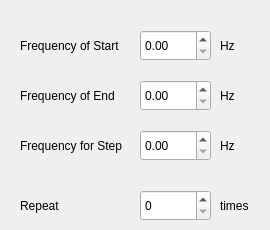
    <widget class="QWidget" name="tab_4">
     <attribute name="title">
      <string>Zeeman Scan</string>
     </attribute>
     <widget class="QLabel" name="label_19">
      <property name="geometry">
       <rect>
        <x>220</x>
        <y>190</y>
        <width>41</width>
        <height>31</height>
       </rect>
      </property>
      <property name="font">
       <font>
        <family>Arial</family>
        <pointsize>9</pointsize>
        <weight>50</weight>
        <bold>false</bold>
        <strikeout>false</strikeout>
       </font>
      </property>
      <property name="text">
       <string>times</string>
      </property>
     </widget>
     <widget class="QSpinBox" name="spinBox_zeemanrepeat">
      <property name="geometry">
       <rect>
        <x>140</x>
        <y>190</y>
        <width>71</width>
        <height>31</height>
       </rect>
      </property>
      <property name="font">
       <font>
        <family>Arial</family>
        <pointsize>9</pointsize>
        <weight>50</weight>
        <bold>false</bold>
        <strikeout>false</strikeout>
       </font>
      </property>
     </widget>
     <widget class="QLabel" name="label_12">
      <property name="geometry">
       <rect>
        <x>220</x>
        <y>130</y>
        <width>31</width>
        <height>31</height>
       </rect>
      </property>
      <property name="font">
       <font>
        <family>Arial</family>
        <pointsize>9</pointsize>
        <weight>50</weight>
        <bold>false</bold>
        <strikeout>false</strikeout>
       </font>
      </property>
      <property name="text">
       <string>Hz</string>
      </property>
     </widget>
     <widget class="QLabel" name="label_13">
      <property name="geometry">
       <rect>
        <x>20</x>
        <y>190</y>
        <width>91</width>
        <height>31</height>
       </rect>
      </property>
      <property name="font">
       <font>
        <family>Arial</family>
        <pointsize>9</pointsize>
        <weight>50</weight>
        <bold>false</bold>
        <strikeout>false</strikeout>
       </font>
      </property>
      <property name="text">
       <string>Repeat</string>
      </property>
     </widget>
     <widget class="QLabel" name="label_15">
      <property name="geometry">
       <rect>
        <x>20</x>
        <y>130</y>
        <width>141</width>
        <height>31</height>
       </rect>
      </property>
      <property name="font">
       <font>
        <family>Arial</family>
        <pointsize>9</pointsize>
        <weight>50</weight>
        <bold>false</bold>
        <strikeout>false</strikeout>
       </font>
      </property>
      <property name="text">
       <string>Frequency for Step</string>
      </property>
     </widget>
     <widget class="QDoubleSpinBox" name="doubleSpinBox_zeemanend">
      <property name="geometry">
       <rect>
        <x>140</x>
        <y>80</y>
        <width>71</width>
        <height>31</height>
       </rect>
      </property>
      <property name="font">
       <font>
        <family>Arial</family>
        <pointsize>9</pointsize>
        <weight>50</weight>
        <bold>false</bold>
        <strikeout>false</strikeout>
       </font>
      </property>
      <property name="layoutDirection">
       <enum>Qt::LeftToRight</enum>
      </property>
      <property name="alignment">
       <set>Qt::AlignLeading|Qt::AlignLeft|Qt::AlignVCenter</set>
      </property>
      <property name="maximum">
       <double>999999.989999999990687</double>
      </property>
     </widget>
     <widget class="QDoubleSpinBox" name="doubleSpinBox_zeemanstep">
      <property name="geometry">
       <rect>
        <x>140</x>
        <y>130</y>
        <width>71</width>
        <height>31</height>
       </rect>
      </property>
      <property name="font">
       <font>
        <family>Arial</family>
        <pointsize>9</pointsize>
        <weight>50</weight>
        <bold>false</bold>
        <strikeout>false</strikeout>
       </font>
      </property>
      <property name="layoutDirection">
       <enum>Qt::LeftToRight</enum>
      </property>
      <property name="alignment">
       <set>Qt::AlignLeading|Qt::AlignLeft|Qt::AlignVCenter</set>
      </property>
      <property name="maximum">
       <double>999999.989999999990687</double>
      </property>
     </widget>
     <widget class="QLabel" name="label_14">
      <property name="geometry">
       <rect>
        <x>20</x>
        <y>80</y>
        <width>131</width>
        <height>31</height>
       </rect>
      </property>
      <property name="font">
       <font>
        <family>Arial</family>
        <pointsize>9</pointsize>
        <weight>50</weight>
        <bold>false</bold>
        <strikeout>false</strikeout>
       </font>
      </property>
      <property name="text">
       <string>Frequency of End</string>
      </property>
     </widget>
     <widget class="QDoubleSpinBox" name="doubleSpinBox_zeemanstart">
      <property name="geometry">
       <rect>
        <x>140</x>
        <y>30</y>
        <width>71</width>
        <height>31</height>
       </rect>
      </property>
      <property name="font">
       <font>
        <family>Arial</family>
        <pointsize>9</pointsize>
        <weight>50</weight>
        <bold>false</bold>
        <strikeout>false</strikeout>
       </font>
      </property>
      <property name="layoutDirection">
       <enum>Qt::LeftToRight</enum>
      </property>
      <property name="alignment">
       <set>Qt::AlignLeading|Qt::AlignLeft|Qt::AlignVCenter</set>
      </property>
      <property name="maximum">
       <double>999999.989999999990687</double>
      </property>
     </widget>
     <widget class="QLabel" name="label_16">
      <property name="geometry">
       <rect>
        <x>220</x>
        <y>30</y>
        <width>31</width>
        <height>31</height>
       </rect>
      </property>
      <property name="font">
       <font>
        <family>Arial</family>
        <pointsize>9</pointsize>
        <weight>50</weight>
        <bold>false</bold>
        <strikeout>false</strikeout>
       </font>
      </property>
      <property name="text">
       <string>Hz</string>
      </property>
     </widget>
     <widget class="QLabel" name="label_17">
      <property name="geometry">
       <rect>
        <x>220</x>
        <y>80</y>
        <width>31</width>
        <height>31</height>
       </rect>
      </property>
      <property name="font">
       <font>
        <family>Arial</family>
        <pointsize>9</pointsize>
        <weight>50</weight>
        <bold>false</bold>
        <strikeout>false</strikeout>
       </font>
      </property>
      <property name="text">
       <string>Hz</string>
      </property>
     </widget>
     <widget class="QLabel" name="label_11">
      <property name="geometry">
       <rect>
        <x>20</x>
        <y>30</y>
        <width>131</width>
        <height>31</height>
       </rect>
      </property>
      <property name="font">
       <font>
        <family>Arial</family>
        <pointsize>9</pointsize>
        <weight>50</weight>
        <bold>false</bold>
        <strikeout>false</strikeout>
       </font>
      </property>
      <property name="text">
       <string>Frequency of Start</string>
      </property>
     </widget>
    </widget>
